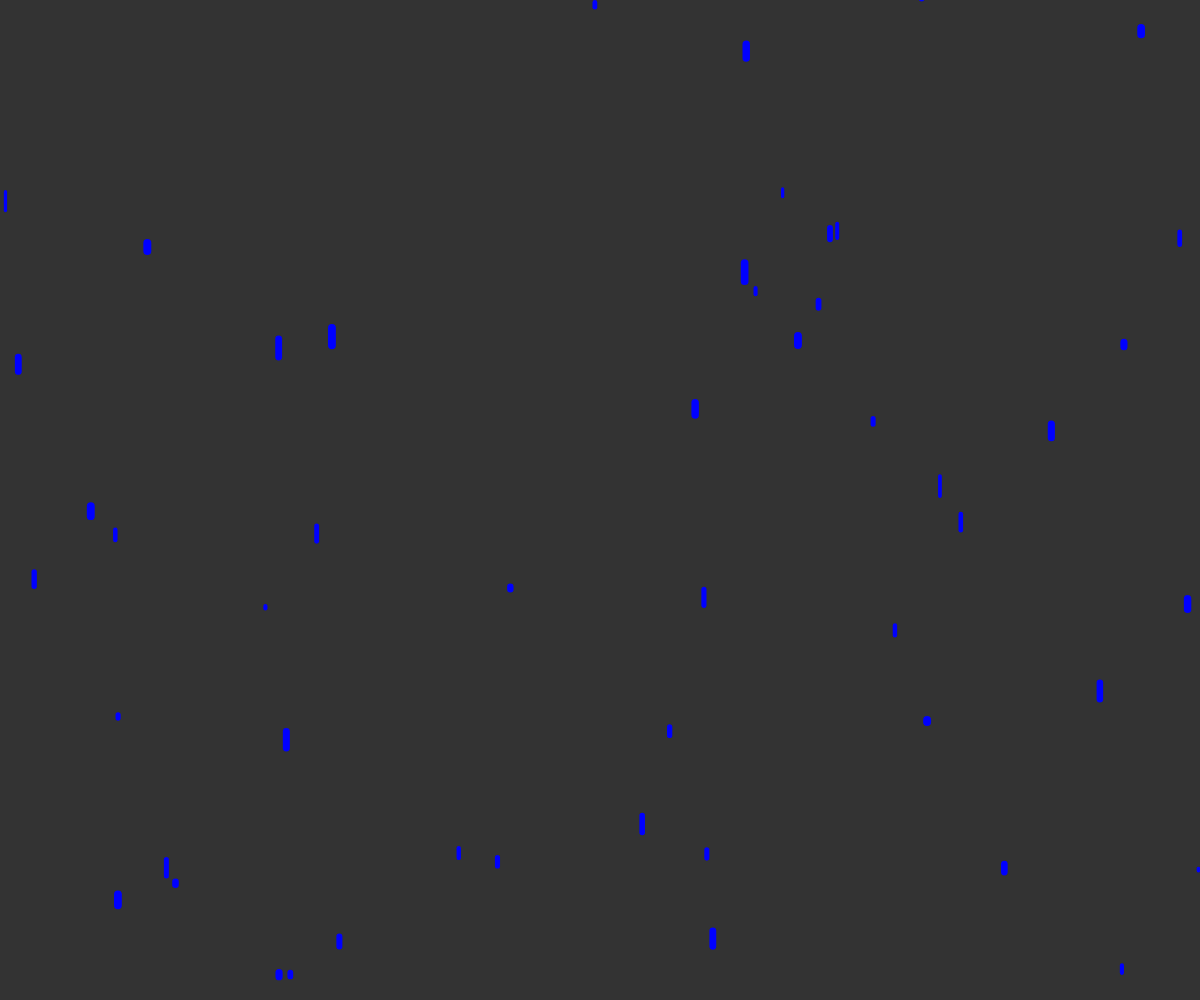
Frame 1 (no input)
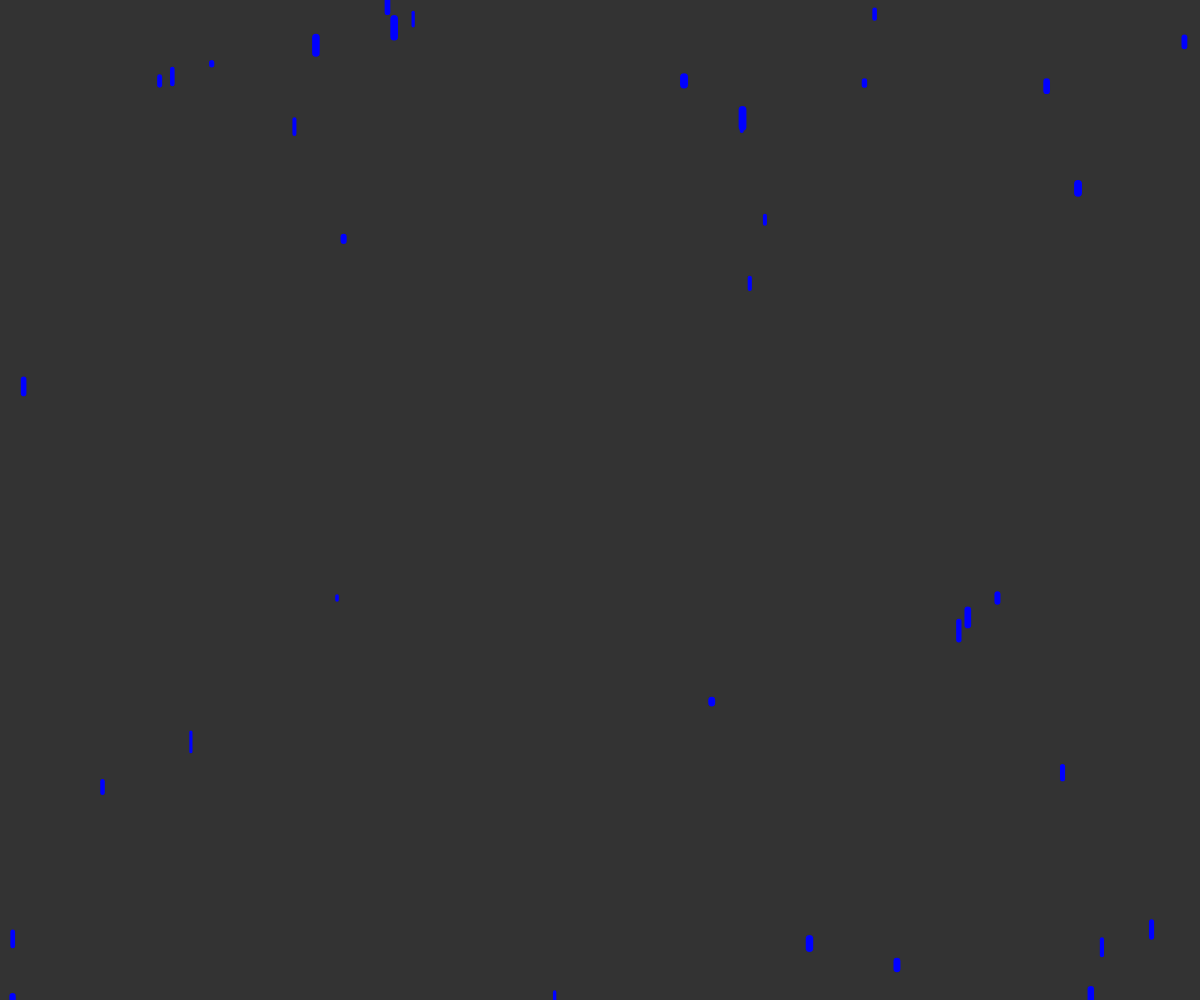
Frame 60 (no input)
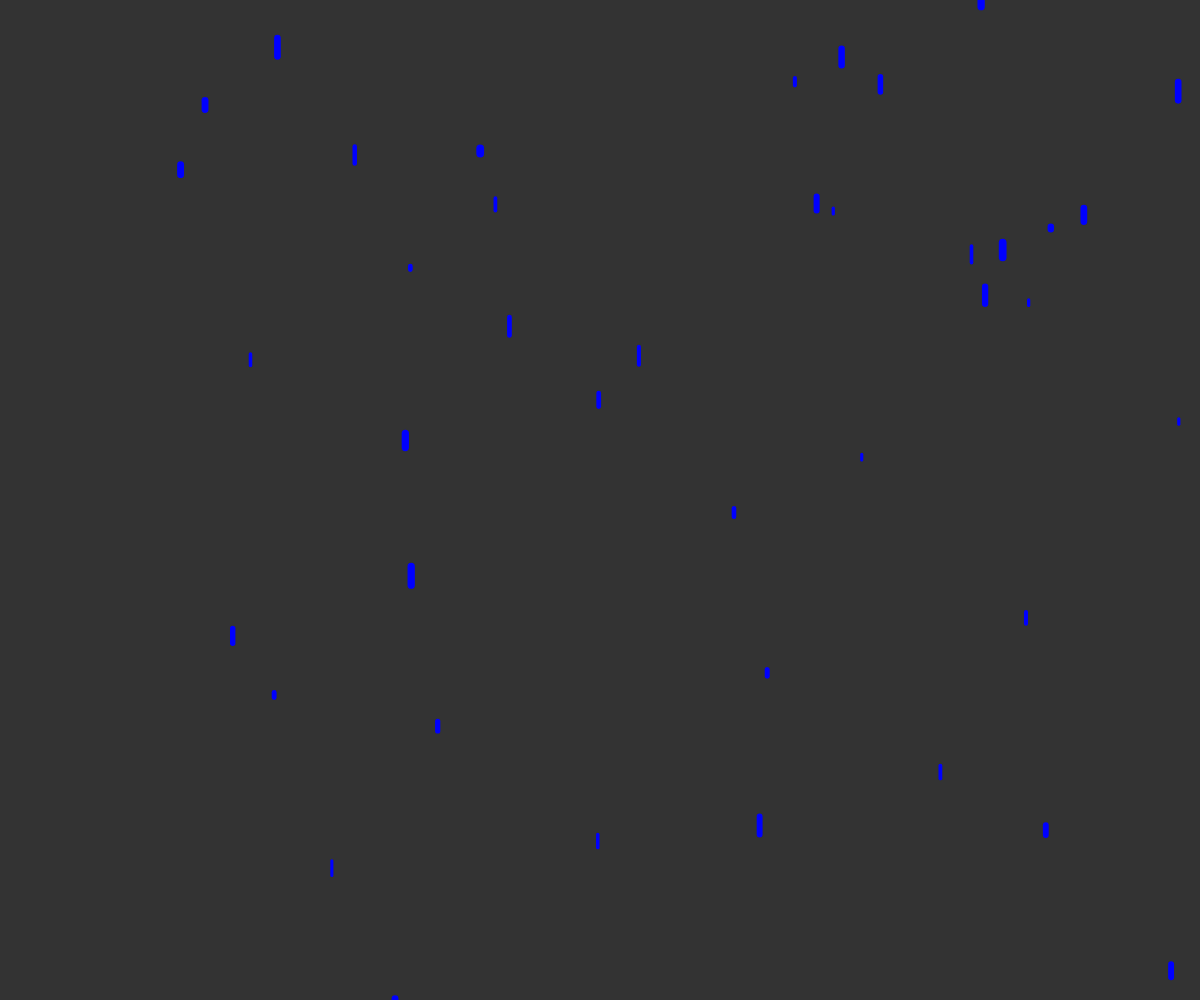
Frame 120 (the mouse pressed at the canvas centre since frame 60)

The p5.js sketch that drew these frames (run headless with seeded random() and noise() and a simulated clock; from frame 60 on, the mouse is pressed at the canvas centre):

// p5.js sketch
// ── sketch.js
function Drop() {
	this.x = random(0, width);
	this.y = random(-height, height);
	this.l = random(2, 20);
	this.s = random(10, 30);
	this.a = random(3, 5);
	this.w = random(3, 8);

	this.fall = function() {
		stroke("#0000FF");
		strokeWeight(this.w)
		line(this.x, this.y, this.x, this.y + this.l);
		this.y = this.y + this.s;
		this.s += this.a;
		if(this.y > height + 100) {
			this.x = random(0, width);
			this.y = random(-height, -100);
			this.l = random(2, 20);
			this.s = random(2, 10);
			this.a = random(3, 5);
			this.w = random(3, 8);
		}
	}
}

var drops = [];

function setup() {
	createCanvas(window.innerWidth, window.innerHeight);
	for(var i = 0; i < 100; i++) {
		drops[i] = new Drop();
	}
}

function draw() {
  frameRate(30);
  background(51);
  for (var key in drops) {
  	drops[key].fall();
  }
}
